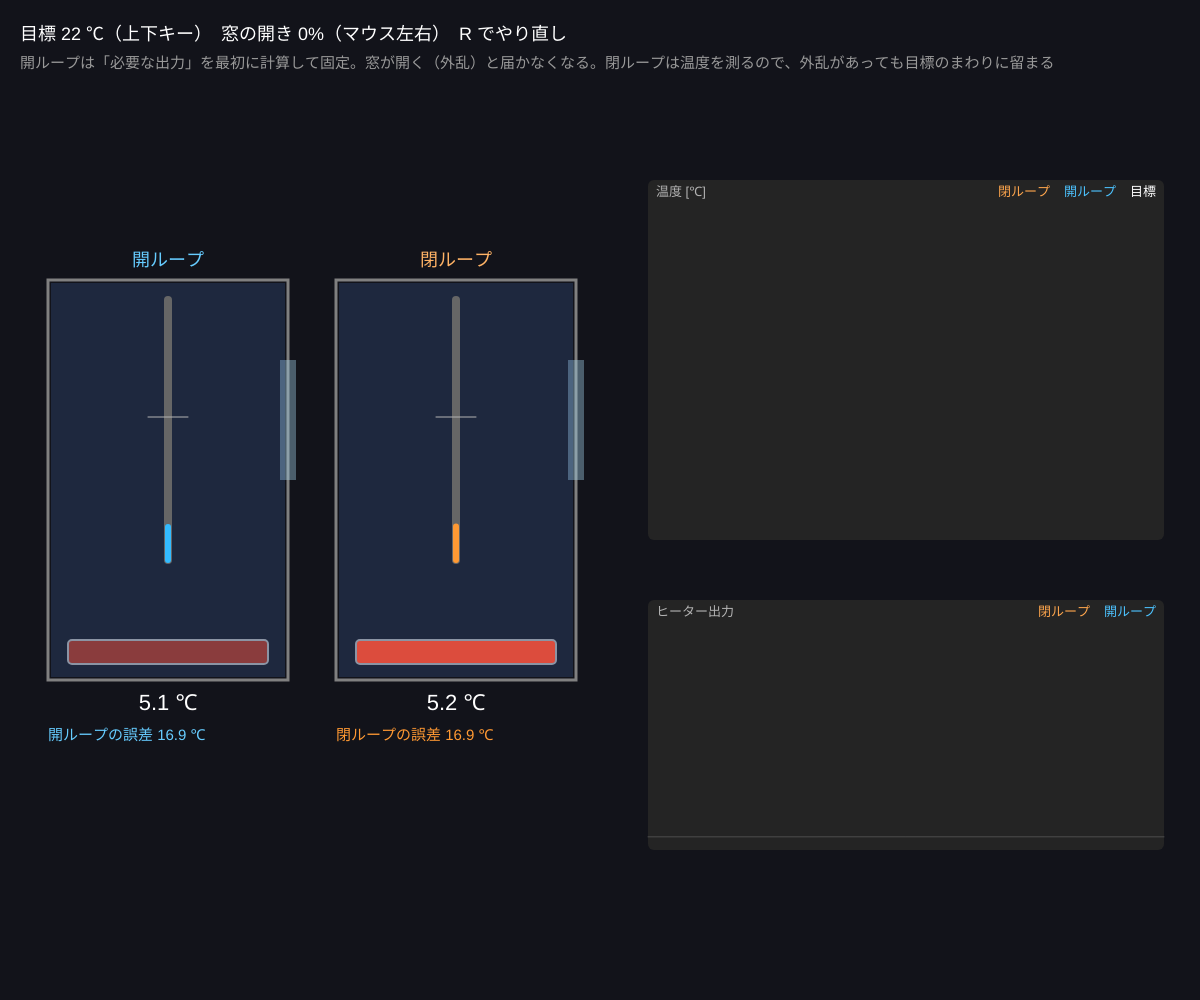
Frame 1 (no input)
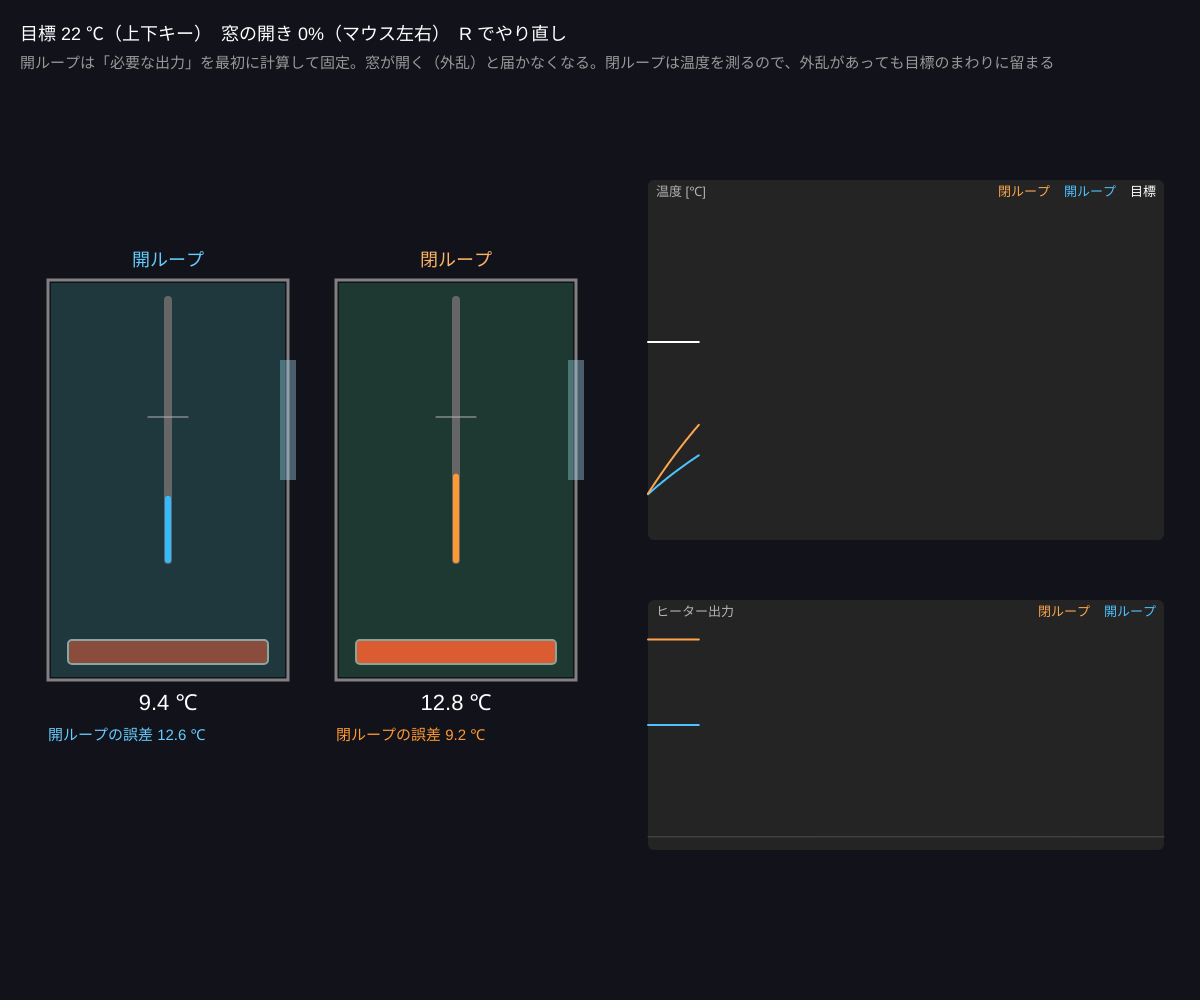
Frame 60 (no input)
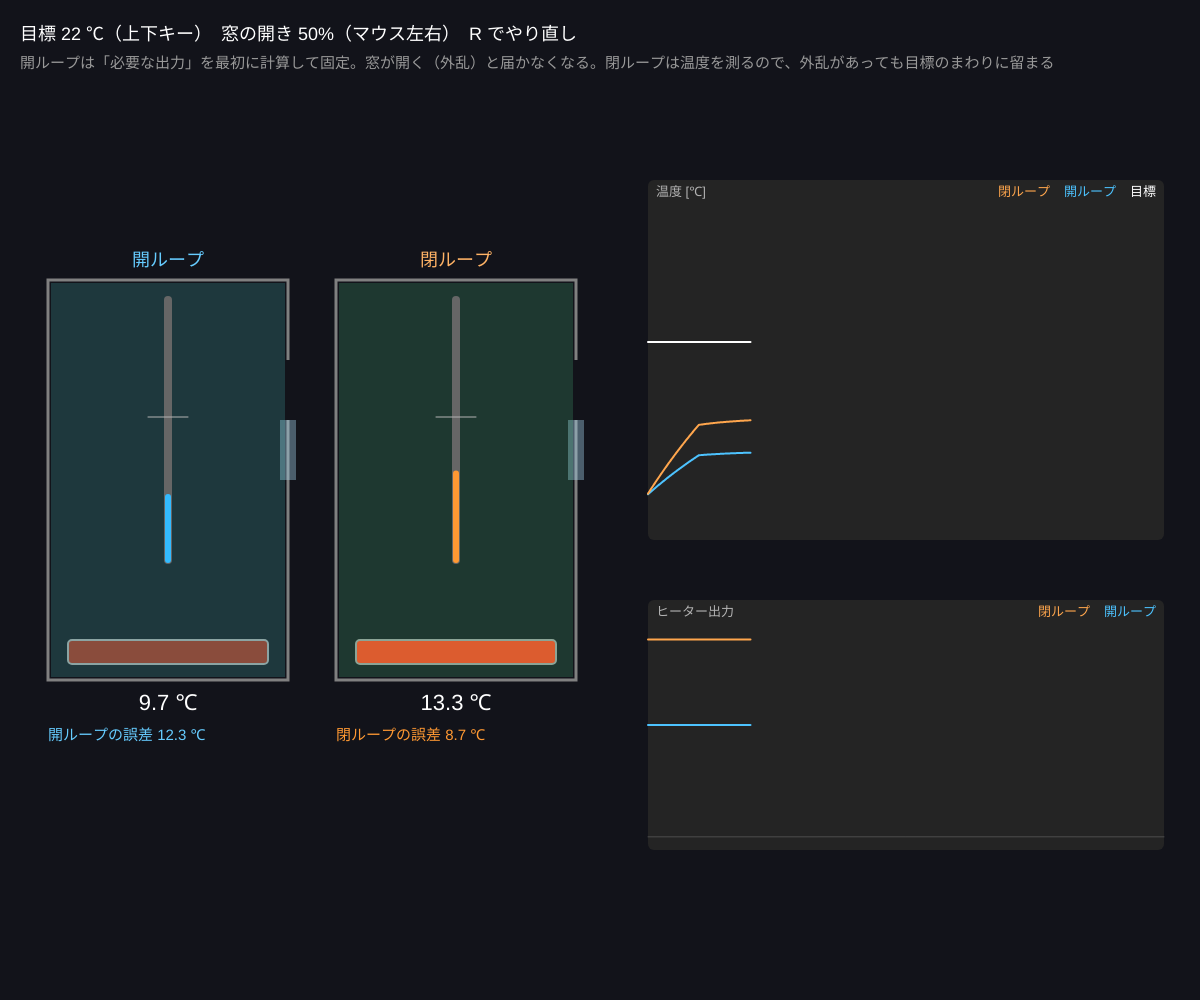
Frame 120 (the mouse pressed at the canvas centre since frame 60)

The p5.js sketch that drew these frames (run headless with seeded random() and noise() and a simulated clock; from frame 60 on, the mouse is pressed at the canvas centre):

// p5.js sketch
// ── sketch.js
// ============================================
// 00 開ループと閉ループ
// 同じ部屋を 2 つ並べて暖める
//   左 = 開ループ：ヒーターの強さを「計算で決め打ち」して放っておく
//   右 = 閉ループ：温度を測って、目標より低ければ ON・高ければ OFF（サーモスタット）
// 窓を開ける（外乱）と、2 つの差がはっきり出る
// マウス左右 = 窓の開き具合 / 上下キー = 目標温度 / R でやり直し
// ============================================

let target = 22; // ★ 目標温度 [℃]
let outside = 5; // ★ 外の気温 [℃]
let Pmax = 3.0; // ★ ヒーターの最大出力
let kWall = 0.1; // 壁から逃げる熱（温度差 1 ℃ あたり）
let kWin = 0.5; // ★ 窓を全開にしたとき逃げる熱
let speed = 3; // ★ シミュレーションの速さ（1 = 実時間）
let hyst = 0.3; // ★ サーモスタットのあそび（この幅で ON/OFF）

let Topen, Tclosed, Popen, Pclosed, heaterOn;
let win = 0;
let HIST = 600;
let hOpen = [], hClosed = [], hTarget = [], hPo = [], hPc = [];

function setup() {
  createCanvas(windowWidth, windowHeight);
  colorMode(HSB, 360, 100, 100, 100);
  reset();
}

function reset() {
  Topen = outside; Tclosed = outside;
  heaterOn = false;
  hOpen = []; hClosed = []; hTarget = []; hPo = []; hPc = [];
}

function draw() {
  background(230, 30, 10);
  win = map(mouseX, 0, width, 0, 1, true);
  let dt = speed / 60;

  // ---- 開ループ：目標に届くはずの出力を計算して固定（窓のことは知らない）
  Popen = constrain(kWall * (target - outside), 0, Pmax); // ★ 計算で決めた一定値
  // ---- 閉ループ：測った温度で ON/OFF
  if (Tclosed < target - hyst) heaterOn = true;
  if (Tclosed > target + hyst) heaterOn = false;
  Pclosed = heaterOn ? Pmax : 0;

  // ★ 部屋の温度の変化：（ヒーター − 壁から逃げる熱 − 窓から逃げる熱）
  let loss = kWall + kWin * win;
  Topen += (Popen - loss * (Topen - outside)) * dt;
  Tclosed += (Pclosed - loss * (Tclosed - outside)) * dt;
  Topen = constrain(Topen, -20, 60); Tclosed = constrain(Tclosed, -20, 60);

  pushHist(hOpen, Topen); pushHist(hClosed, Tclosed); pushHist(hTarget, target);
  pushHist(hPo, Popen); pushHist(hPc, Pclosed);

  // ---- 部屋の絵
  let rw = width * 0.2, rh = height * 0.4, ry = height * 0.28;
  drawRoom(width * 0.04, ry, rw, rh, Topen, Popen, '開ループ', 200);
  drawRoom(width * 0.28, ry, rw, rh, Tclosed, Pclosed, '閉ループ', 30);

  // ---- グラフ
  let gx = width * 0.54, gw = width * 0.43;
  drawPlot(gx, height * 0.18, gw, height * 0.36, [
    { data: hTarget, hue: 0, sat: 0, name: '目標' }, { data: hOpen, hue: 200, name: '開ループ' }, { data: hClosed, hue: 30, name: '閉ループ' }
  ], 0, 40, '温度 [℃]');
  drawPlot(gx, height * 0.6, gw, height * 0.25, [
    { data: hPo, hue: 200, name: '開ループ' }, { data: hPc, hue: 30, name: '閉ループ' }
  ], -0.2, Pmax * 1.2, 'ヒーター出力');

  noStroke();
  fill(0, 0, 100);
  textSize(18);
  text('目標 ' + target + ' ℃（上下キー）　窓の開き ' + nf(win * 100, 1, 0) + '%（マウス左右）　R でやり直し', 20, 40);
  fill(0, 0, 60);
  textSize(15);
  text('開ループは「必要な出力」を最初に計算して固定。窓が開く（外乱）と届かなくなる。閉ループは温度を測るので、外乱があっても目標のまわりに留まる', 20, 68);
  fill(200, 60, 100);
  text('開ループの誤差 ' + nf(target - Topen, 1, 1) + ' ℃', width * 0.04, ry + rh + 60);
  fill(30, 80, 100);
  text('閉ループの誤差 ' + nf(target - Tclosed, 1, 1) + ' ℃', width * 0.28, ry + rh + 60);
}

// 部屋：壁・窓・ヒーター・温度計
function drawRoom(x, y, w, h, T, P, label, hue) {
  stroke(0, 0, 50); strokeWeight(3); noFill();
  rect(x, y, w, h);
  // 窓（右の壁に開く）
  noStroke(); fill(200, 30, 90, 40);
  rect(x + w - 8, y + h * 0.2, 16, h * 0.3);
  fill(230, 30, 10);
  rect(x + w - 8, y + h * 0.2, 16, h * 0.3 * win); // 開いた分だけ穴
  // ヒーター（出力に応じて赤く光る）
  let glow = map(P, 0, Pmax, 0, 100);
  fill(10, 90, 100, glow);
  rect(x + 20, y + h - 40, w - 40, 24, 4);
  stroke(0, 0, 60); strokeWeight(2); noFill();
  rect(x + 20, y + h - 40, w - 40, 24, 4);
  // 部屋の中の色（温度）
  noStroke();
  fill(map(T, outside, 30, 220, 0), 60, 80, 20);
  rect(x + 3, y + 3, w - 6, h - 6);
  // 温度計
  let tx = x + w * 0.5, t0 = y + h * 0.7, t1 = y + 20;
  stroke(0, 0, 40); strokeWeight(8); line(tx, t0, tx, t1);
  stroke(hue, 80, 100); strokeWeight(6);
  line(tx, t0, tx, map(constrain(T, 0, 40), 0, 40, t0, t1));
  stroke(0, 0, 70); strokeWeight(1);
  let ty = map(target, 0, 40, t0, t1);
  line(tx - 20, ty, tx + 20, ty);
  noStroke(); fill(0, 0, 100); textSize(22); textAlign(CENTER);
  text(nf(T, 1, 1) + ' ℃', tx, y + h + 30);
  fill(hue, 60, 100); textSize(18);
  text(label, tx, y - 14);
  textAlign(LEFT, BASELINE);
}

function keyPressed() {
  if (key === UP_ARROW) target = min(target + 1, 35);
  if (key === DOWN_ARROW) target = max(target - 1, 10);
  if (key === 'r' || key === 'R') reset();
}

// ---------- やってみよう ----------
// 1. 窓を閉めたまま待つ。開ループもちゃんと目標に届く？（モデルが正しければ届く）
// 2. 窓を半分開ける。開ループは何度まで下がる？ 閉ループは？
// 3. hyst（あそび）を 2 にすると閉ループの温度はどうゆれる？ 0.05 にすると ON/OFF の回数は？
// 4. 外気温 outside を 25 にして、目標 22 に「冷やす」には何が必要？


// ==================================================
// ここから下は「グラフを描く道具」です
// ==================================================
function pushHist(arr, v) {
  arr.push(isFinite(v) ? v : 0);
  if (arr.length > HIST) arr.shift();
}
// 時間プロット：枠 (x, y, w, h) に series = [{data, hue, name}] を描く（縦の範囲 lo〜hi）
function drawPlot(x, y, w, h, series, lo, hi, title) {
  noStroke(); fill(0, 0, 14); rect(x, y, w, h, 6);
  stroke(0, 0, 30); strokeWeight(1);
  let y0 = map(0, lo, hi, y + h, y);
  if (y0 > y && y0 < y + h) line(x, y0, x + w, y0);
  for (let s of series) {
    stroke(s.hue, s.sat === undefined ? 70 : s.sat, 100); strokeWeight(s.weight || 2); noFill();
    beginShape();
    for (let i = 0; i < s.data.length; i++) vertex(map(i, 0, HIST - 1, x, x + w), map(constrain(s.data[i], lo, hi), lo, hi, y + h, y));
    endShape();
  }
  noStroke(); fill(0, 0, 70); textSize(13); textAlign(LEFT, TOP);
  text(title, x + 8, y + 6);
  let lx = x + w - 8; textAlign(RIGHT, TOP);
  for (let s of series) { fill(s.hue, s.sat === undefined ? 70 : s.sat, 100); text(s.name, lx, y + 6); lx -= textWidth(s.name) + 14; }
  textAlign(LEFT, BASELINE);
}
